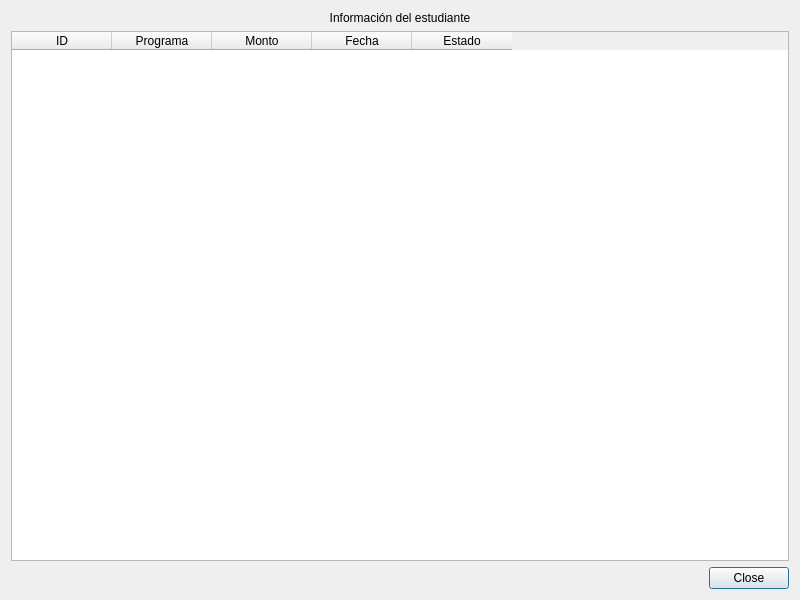
<?xml version="1.0" encoding="UTF-8"?>
<ui version="4.0">
 <class>HistorialPagosDialog</class>
 <widget class="QDialog" name="HistorialPagosDialog">
  <property name="geometry">
   <rect>
    <x>0</x>
    <y>0</y>
    <width>800</width>
    <height>600</height>
   </rect>
  </property>
  <property name="windowTitle">
   <string>Historial de Pagos</string>
  </property>
  <layout class="QVBoxLayout" name="verticalLayout">
   <item>
    <widget class="QLabel" name="lblInfoEstudiante">
     <property name="text">
      <string>Información del estudiante</string>
     </property>
     <property name="alignment">
      <set>Qt::AlignCenter</set>
     </property>
    </widget>
   </item>
   <item>
    <widget class="QTableWidget" name="tablePagos">
     <property name="columnCount">
      <number>5</number>
     </property>
     <attribute name="horizontalHeaderVisible">
      <bool>true</bool>
     </attribute>
     <attribute name="horizontalHeaderCascadingSectionResizes">
      <bool>false</bool>
     </attribute>
     <attribute name="horizontalHeaderHighlightSections">
      <bool>true</bool>
     </attribute>
     <attribute name="horizontalHeaderStretchLastSection">
      <bool>false</bool>
     </attribute>
     <attribute name="verticalHeaderVisible">
      <bool>false</bool>
     </attribute>
     <column>
      <property name="text">
       <string>ID</string>
      </property>
     </column>
     <column>
      <property name="text">
       <string>Programa</string>
      </property>
     </column>
     <column>
      <property name="text">
       <string>Monto</string>
      </property>
     </column>
     <column>
      <property name="text">
       <string>Fecha</string>
      </property>
     </column>
     <column>
      <property name="text">
       <string>Estado</string>
      </property>
     </column>
    </widget>
   </item>
   <item>
    <widget class="QDialogButtonBox" name="buttonBox">
     <property name="orientation">
      <enum>Qt::Horizontal</enum>
     </property>
     <property name="standardButtons">
      <set>QDialogButtonBox::Close</set>
     </property>
    </widget>
   </item>
  </layout>
 </widget>
 <resources/>
 <connections>
  <connection>
   <sender>buttonBox</sender>
   <signal>rejected()</signal>
   <receiver>HistorialPagosDialog</receiver>
   <slot>reject()</slot>
  </connection>
 </connections>
</ui>
